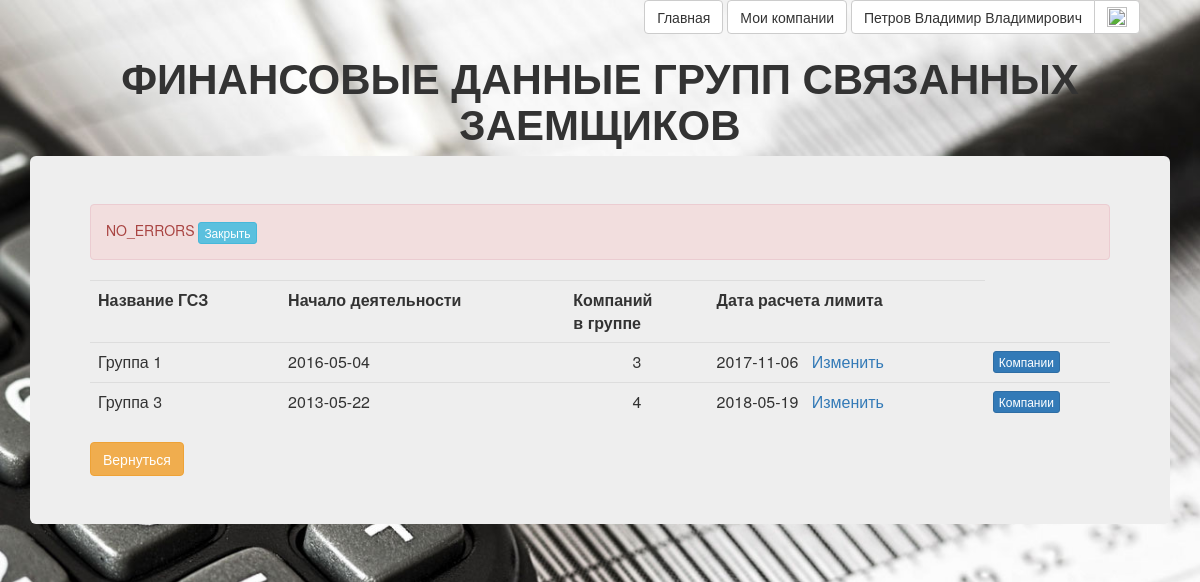
Screenshot of /cred_limit/finance_gsz_list.php (signed in) with the database file from the repository.
### tables this page shows
CREATE TABLE `users` (
  `id` bigint(20) UNSIGNED NOT NULL,
  `email` char(64) NOT NULL,
  `nickname` char(64) NOT NULL,
  `password` char(225) NOT NULL,
  `fullname` char(100) DEFAULT NULL,
  `newsletter` tinyint(1) DEFAULT NULL,
  `status_active` tinyint(1) NOT NULL
);

CREATE TABLE `calc_limit_dates` (
  `Id` tinyint(2) NOT NULL,
  `Date_calc_limit` date NOT NULL,
  `GSZ_Id` tinyint(2) UNSIGNED NOT NULL
);

CREATE TABLE `GSZ` (
  `Id` tinyint(2) UNSIGNED NOT NULL,
  `User_Id` bigint(20) UNSIGNED NOT NULL,
  `Brief_Name` char(30) DEFAULT NULL,
  `Full_Name` char(150) DEFAULT NULL
);

### registration/lib/common.php (called while the page is built, shortened)
<?php
function get_current_user_id()
{
	return $_SESSION['user_id'];
}
function db_user_find_by_id($dbh, $id)
{
	$query = 'SELECT * FROM users WHERE id=?';
	$stmt = mysqli_prepare($dbh, $query);
	mysqli_stmt_bind_param($stmt, 's', $id);
	if (mysqli_stmt_execute($stmt) === false)
		db_handle_error($dbh);
	$qr = mysqli_stmt_get_result($stmt);
	$result = mysqli_fetch_assoc($qr);
	return $result;
}

### cred_limit/script/cred_limit_scripts.php (called while the page is built, shortened)
<?php
function get_GSZ_set_with_calc_limit_date()
{
	$query = "SELECT\n"
    . " `GSZ`.`Id` AS `GSZ_Id`, \n"
    . " `GSZ`.`Brief_Name`,\n"
    . " min(`company`.`Date_Begin_Work`) AS `Date_begin_work`,\n"
    . " count(`company`.Id) AS `Count_company`,\n"
    . " `calc_limit_dates`.`Date_calc_limit`,\n"
    . " `calc_limit_dates`.`Id` AS `Calc_limit_dates_Id`\n"
    . "FROM\n"
    . " `GSZ`, `company`,`calc_limit_dates`\n"
    . "WHERE `GSZ`.`Id`=`company`.`GSZ_Id` AND `GSZ`.`Id`=`calc_limit_dates`.`GSZ_Id` AND `GSZ`.`User_Id`=".get_current_user_id()."\n"
    . "GROUP BY `GSZ`.`Id`";
	$GSZ_set = getTable($query);
	return $GSZ_set;
}
function get_error_message()
{
	if (isset($_GET['error']))
		return (ERROR_MESSAGE_PREFIX . '<strong>'.htmlspecialchars(urldecode($_GET['error'])).'.</strong>');
	else
		return NO_ERRORS_MESSAGE;
}

### script/finansist_scripts.php (called while the page is built, shortened)
<?php
require_once $_SERVER['DOCUMENT_ROOT'].'/registration/lib/common.php';
function getTable($query)
{
    global $mysqli;
    $result_set = $mysqli->query($query);
    $result = array();
    while (($row = $result_set->fetch_assoc()) !=false)
    {
        $result[]=$row;
    }
    return $result;
}
?>

### cred_limit/finance_gsz_list.php (the view, shortened to what this page needs)
<?php
	require_once('./script/cred_limit_scripts.php');
	include_once ($_SERVER['DOCUMENT_ROOT'].'\registration\header_login.php');
    $GSZ_set = get_GSZ_set_with_calc_limit_date();
	$error_message = get_error_message();
?>
<!DOCTYPE html>
<html>
<head>
	<link href="/css/bootstrap.min.css" rel="stylesheet"/>
	<link href="/css/style.css" rel="stylesheet"/>
</head>
<body>
	<div class="container">
		<header>
			<h2 class="text-center">ФИНАНСОВЫЕ ДАННЫЕ ГРУПП СВЯЗАННЫХ ЗАЕМЩИКОВ</h2>
		</header>
		<div class="jumbotron">
			<div id="error_message_div" class="alert alert-danger" role="alert">
				<span id="error_message"><?=$error_message?></span>
				<button id="btnError_message" type="button" class="btn btn-info btn-xs">Закрыть</button>
			</div>
			<table class="table">
				<tr>
					<th>Название ГСЗ</th><th>Начало деятельности</th><th>Компаний <br>в группе</th><th>Дата расчета лимита</th>
				</tr>
				<?php
				foreach ($GSZ_set as $GSZ) { ?>
				<tr>
					<td><?=$GSZ['Brief_Name']?></td><td><?=$GSZ['Date_begin_work']?></td><td style="text-align: center"><?=$GSZ['Count_company']?></td>
					<td><?=$GSZ['Date_calc_limit']?>&nbsp;&nbsp;  <a href="<?=HTML_PATH_DATE_CALC_LIMIT_EDIT_FORM?>?GSZ_Id=<?=$GSZ['GSZ_Id']?>">Изменить</a></td>
					<td><a class="btn btn-primary btn-xs" href="<?=HTML_PATH_FINANCE_COMPANY_LIST_FORM?>?GSZ_Id=<?=$GSZ['GSZ_Id']?>">Компании</a></td>
				</tr>
				<?php
				}
				?>
			</table>
			<a class="btn btn-warning" href="limit.html">Вернуться</a>
		</div>
	</div>
</body>
</html>

### registration/header_login.php (shortened to what this page needs)
<?php
$dbh = db_connect();
$current_user = db_user_find_by_id($dbh, get_current_user_id());
?>
<html>
<div align="right" style="margin-right:5%" class="wrapper">
		<?php if ($current_user): ?>
			<a href="../" class="btn btn-default">Главная</a>
			<a href="../registration\users_company.php" class="btn btn-default">Мои компании</a>
			<div class="btn-group">
			  <a href="../registration/users_setting.php" title="Настройки профиля" class="btn btn-default"><?= $current_user['fullname'] ?></a>
			  <a href="../registration/logout.php" title="Выход" class="btn btn-default"><img width="20" height="20" src="../img/Out.png"></a>
			</div>
		<?php endif; ?>
</div>
</html>

### css/style.css (style rules this page uses)
body { background-image: url(../img/bg.jpg); height: 100%; background-repeat: no-repeat; background-size: cover; }
h2 { font-size: 42px; font-style: normal; font-weight: 700; text-transform: uppercase; }
table { border-spacing: 0px 10px; margin-bottom: 20px; }
td, th { padding-left: 10px; padding-right: 10px; vertical-align: top; word-wrap:break-word; }
.jumbotron { text-align: left; }

### rows the page displays
users: fullname "Петров Владимир Владимирович"
calc_limit_dates: GSZ_Id.Brief_Name "Группа 1", Date_begin_work "2016-05-04", Count_company "3", Date_calc_limit "2017-11-06"
calc_limit_dates: GSZ_Id.Brief_Name "Группа 3", Date_begin_work "2013-05-22", Count_company "4", Date_calc_limit "2018-05-19"

### other values shown
$error_message "NO_ERRORS"
